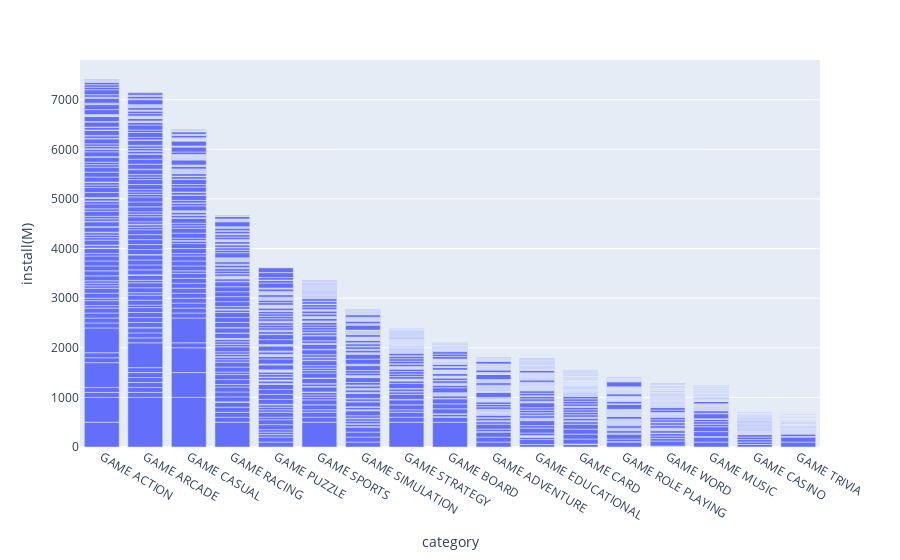

The cell this chart's notebook holds for it:
### Code cell
fig = px.bar(free,x = free['category'],y =free['install(M)'])
fig.update_layout(xaxis ={'categoryorder':'total descending'})
fig.show()

### Figure 1 — Plotly figure (JSON) as saved in the notebook; plotly's stock layout.template omitted (floating-point values rounded to 4 significant figures; data arrays with more than 128 entries replaced by an {"elided": "..."} marker saying what was removed)
{"data": [{"alignmentgroup": "True", "hovertemplate": "category=%{x}<br>install(M)=%{y}<extra></extra>", "legendgroup": "", "marker": {"color": "#636efa"}, "name": "", "offsetgroup": "", "orientation": "v", "showlegend": false, "textposition": "auto", "type": "bar", "x": {"elided": "1723 str values"}, "xaxis": "x", "y": {"elided": "1723 float values"}, "yaxis": "y"}], "layout": {"barmode": "relative", "legend": {"tracegroupgap": 0}, "margin": {"t": 60}, "xaxis": {"anchor": "y", "categoryorder": "total descending", "domain": [0, 1], "title": {"text": "category"}}, "yaxis": {"anchor": "x", "domain": [0, 1], "title": {"text": "install(M)"}}}}
